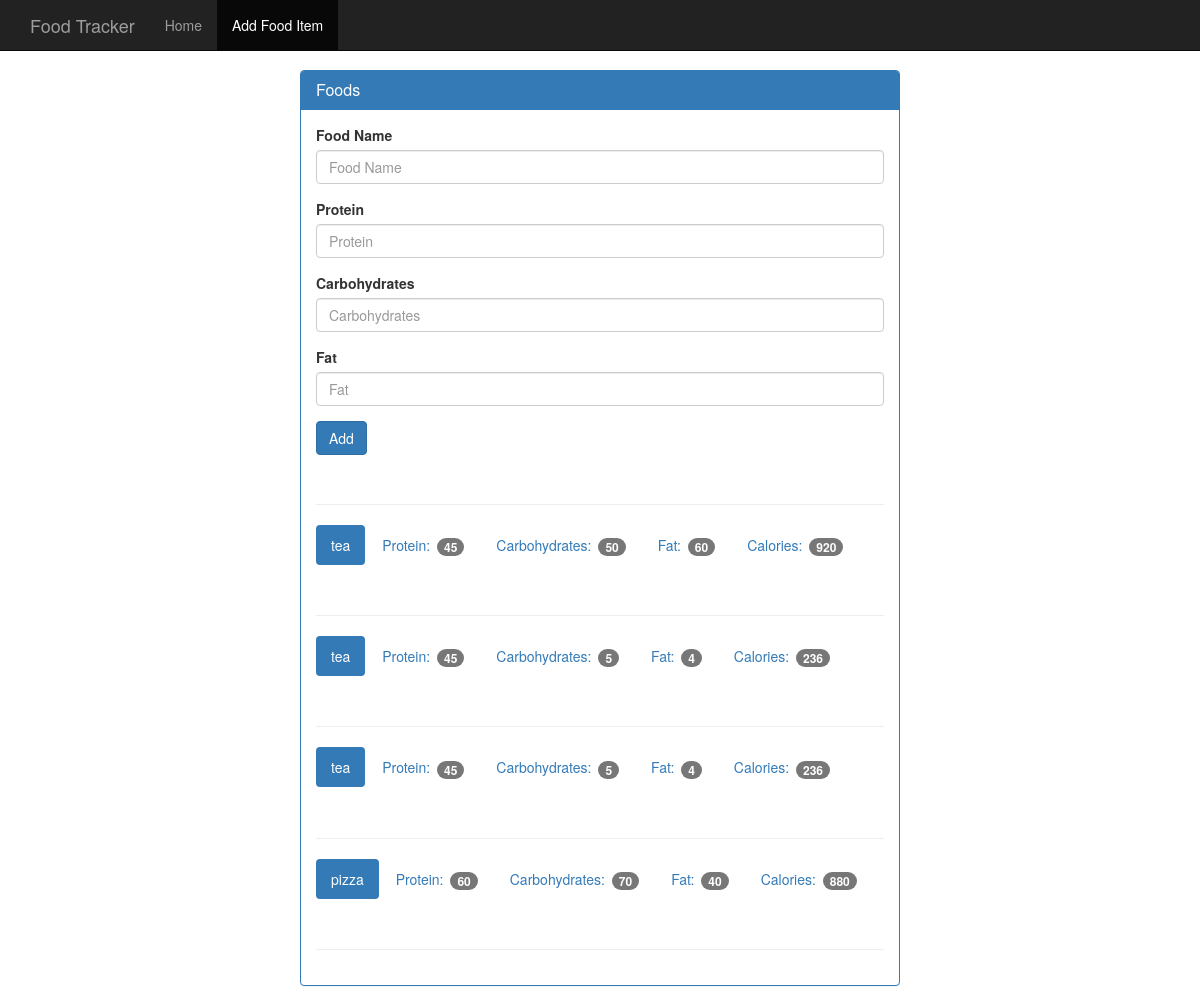
The app's page /food with its own data.
### tables this page shows
CREATE TABLE food (
    id INTEGER PRIMARY KEY AUTOINCREMENT,
    name TEXT NOT NULL,
    protein INTEGER NOT NULL,
    carbohydrates INTEGER NOT NULL,
    fat INTEGER NOT NULL,
    calories INTEGER NOT NULL
);

### app.py (the view, shortened to what this page needs)
@app.route('/food', methods=["GET", "POST"])
def food():
    db=get_db()
    cur = db.execute('select name, protein, carbohydrates, fat, calories from food')
    results= cur.fetchall()
    return render_template('add_food.html', results=results)

### database.py (called while the page is built)
def connect_db():
    sql = sqlite3.connect('food_log.db')
    sql.row_factory = sqlite3.Row
    return sql

def get_db():
    if not hasattr(g, 'sqlite_db'):
        g.sqlite_db = connect_db()
    return g.sqlite_db

### template/add_food.html
{% extends "base.html" %} {% block body %}
<nav class="navbar navbar-inverse navbar-fixed-top">
  <div class="container">
    <div class="navbar-header">
      <a class="navbar-brand" href="{{url_for('index')}}">Food Tracker</a>
    </div>
    <div id="navbar" class="navbar-collapse collapse">
      <ul class="nav navbar-nav">
        <li><a href="{{url_for('index')}}">Home</a></li>
        <li class="active">
          <a href="{{url_for('food')}}">Add Food Item</a>
        </li>
      </ul>
    </div>
  </div>
</nav>
<div class="container theme-showcase col-sm-6 col-sm-offset-3" role="main">
  <div class="row">
    <div>
      <div class="panel panel-primary">
        <div class="panel-heading">
          <h3 class="panel-title">Foods</h3>
        </div>
        <div class="panel-body">
          <form method="POST" action="{{url_for('food')}}">
            <div class="form-group">
              <label for="food-name">Food Name</label>
              <input
                type="text"
                class="form-control"
                id="food-name"
                name="food-name"
                placeholder="Food Name"
              />
            </div>
            <div class="form-group">
              <label for="protein">Protein</label>
              <input
                type="number"
                class="form-control"
                id="protein"
                placeholder="Protein"
                name="protein"
              />
            </div>
            <div class="form-group">
              <label for="carbohydrates">Carbohydrates</label>
              <input
                type="number"
                class="form-control"
                id="carbohydrates"
                name="carbohydrates"
                placeholder="Carbohydrates"
              />
            </div>
            <div class="form-group">
              <label for="fat">Fat</label>
              <input
                type="number"
                class="form-control"
                id="fat"
                name="fat"
                placeholder="Fat"
              />
            </div>
            <button type="submit" class="btn btn-primary">Add</button>
          </form>
          <div class="page-header"></div>
          {%for food in results%}
          <ul class="nav nav-pills" role="tablist">
            <li class="active"><a>{{food.name}}</a></li>
            <li>
              <a>Protein: <span class="badge">{{food.protein}}</span></a>
            </li>
            <li>
              <a
                >Carbohydrates:
                <span class="badge">{{food.carbohydrates}}</span></a
              >
            </li>
            <li>
              <a>Fat: <span class="badge">{{food.fat}}</span></a>
            </li>
            <li>
              <a>Calories: <span class="badge">{{food.calories}}</span></a>
            </li>
          </ul>
          <div class="page-header"></div>
          {% endfor %}
        </div>
      </div>
    </div>
  </div>
</div>
{% endblock %}

### static/theme.css (style rules this page uses)
body { padding-top: 70px; padding-bottom: 30px; }

### records on screen
food: name "tea", protein "45", carbohydrates "50", fat "60", calories "920"
food: name "tea", protein "45", carbohydrates "5", fat "4", calories "236"
food: name "tea", protein "45", carbohydrates "5", fat "4", calories "236"
food: name "pizza", protein "60", carbohydrates "70", fat "40", calories "880"
